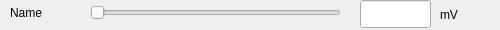
<?xml version="1.0" encoding="UTF-8"?>
<ui version="4.0">
 <class>CustomSlider</class>
 <widget class="QWidget" name="CustomSlider">
  <property name="geometry">
   <rect>
    <x>0</x>
    <y>0</y>
    <width>500</width>
    <height>30</height>
   </rect>
  </property>
  <property name="windowTitle">
   <string>Form</string>
  </property>
  <widget class="QLabel" name="name">
   <property name="geometry">
    <rect>
     <x>10</x>
     <y>2</y>
     <width>63</width>
     <height>21</height>
    </rect>
   </property>
   <property name="text">
    <string>Name</string>
   </property>
  </widget>
  <widget class="QLabel" name="unit">
   <property name="geometry">
    <rect>
     <x>440</x>
     <y>-1</y>
     <width>61</width>
     <height>31</height>
    </rect>
   </property>
   <property name="text">
    <string>mV</string>
   </property>
  </widget>
  <widget class="QLineEdit" name="value">
   <property name="geometry">
    <rect>
     <x>360</x>
     <y>0</y>
     <width>71</width>
     <height>28</height>
    </rect>
   </property>
   <property name="maxLength">
    <number>4</number>
   </property>
   <property name="alignment">
    <set>Qt::AlignRight|Qt::AlignTrailing|Qt::AlignVCenter</set>
   </property>
  </widget>
  <widget class="QSlider" name="slider">
   <property name="geometry">
    <rect>
     <x>90</x>
     <y>5</y>
     <width>251</width>
     <height>16</height>
    </rect>
   </property>
   <property name="pageStep">
    <number>1</number>
   </property>
   <property name="orientation">
    <enum>Qt::Horizontal</enum>
   </property>
  </widget>
 </widget>
 <resources/>
 <connections/>
</ui>
